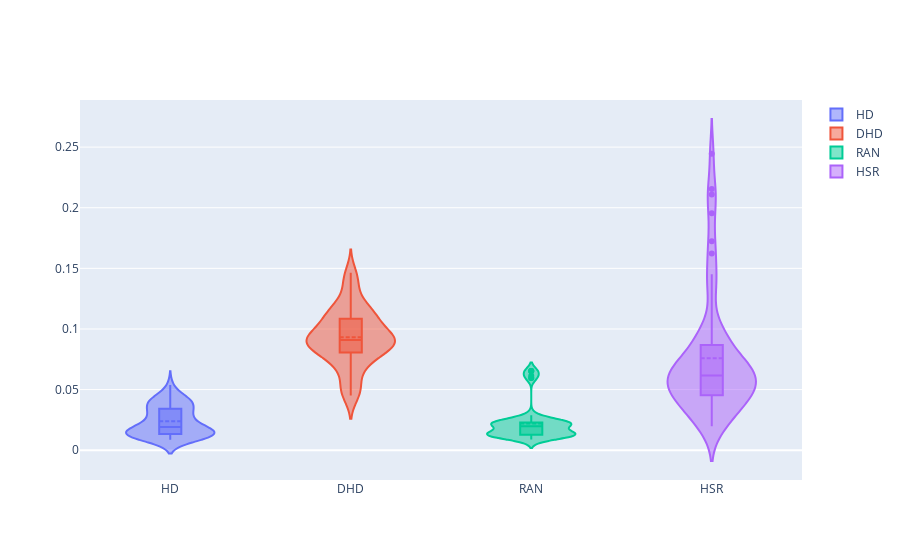

The cell this chart's notebook holds for it:
### Code cell
import plotly.graph_objects as go

import pandas as pd

#df = pd.read_csv("https://raw.githubusercontent.com/plotly/datasets/master/violin_data.csv")

fig = go.Figure()

#days = ['Thur', 'Fri', 'Sat', 'Sun']

for met in names:
    fig.add_trace(go.Violin(x=rnsbs['Algorithm'][rnsbs['Algorithm'] == met],
                            y=rnsbs['Value'][rnsbs['Algorithm'] == met],
                            name=met,
                            box_visible=True,
                            meanline_visible=True))

fig.show()

### Figure 1 — Plotly figure (JSON) as saved in the notebook; plotly's stock layout.template omitted (floating-point values rounded to 4 significant figures)
{"data": [{"box": {"visible": true}, "meanline": {"visible": true}, "name": "HD", "type": "violin", "x": ["HD", "HD", "HD", "HD", "HD", "HD", "HD", "HD", "HD", "HD", "HD", "HD", "HD", "HD", "HD", "HD", "HD", "HD", "HD", "HD", "HD", "HD", "HD", "HD", "HD", "HD", "HD", "HD", "HD", "HD", "HD", "HD", "HD", "HD", "HD", "HD", "HD", "HD", "HD", "HD", "HD", "HD", "HD", "HD", "HD", "HD", "HD", "HD", "HD", "HD", "HD", "HD", "HD", "HD", "HD", "HD", "HD", "HD", "HD", "HD"], "y": [0.01251, 0.03, 0.01137, 0.01076, 0.01417, 0.02027, 0.03279, 0.04488, 0.01712, 0.03846, 0.01337, 0.02774, 0.01163, 0.01011, 0.01588, 0.02063, 0.03374, 0.05382, 0.01867, 0.03938, 0.01351, 0.02732, 0.01216, 0.0107, 0.01468, 0.02279, 0.03145, 0.04374, 0.01889, 0.03959, 0.0135, 0.0254, 0.01476, 0.009928, 0.01274, 0.01746, 0.03556, 0.04695, 0.01773, 0.03989, 0.01356, 0.02852, 0.00951, 0.01135, 0.01566, 0.01951, 0.03469, 0.04081, 0.02639, 0.041, 0.01139, 0.03188, 0.01097, 0.008604, 0.01526, 0.02411, 0.03646, 0.04401, 0.01809, 0.03952]}, {"box": {"visible": true}, "meanline": {"visible": true}, "name": "DHD", "type": "violin", "x": ["DHD", "DHD", "DHD", "DHD", "DHD", "DHD", "DHD", "DHD", "DHD", "DHD", "DHD", "DHD", "DHD", "DHD", "DHD", "DHD", "DHD", "DHD", "DHD", "DHD", "DHD", "DHD", "DHD", "DHD", "DHD", "DHD", "DHD", "DHD", "DHD", "DHD", "DHD", "DHD", "DHD", "DHD", "DHD", "DHD", "DHD", "DHD", "DHD", "DHD", "DHD", "DHD", "DHD", "DHD", "DHD", "DHD", "DHD", "DHD", "DHD", "DHD", "DHD", "DHD", "DHD", "DHD", "DHD", "DHD", "DHD", "DHD", "DHD", "DHD"], "y": [0.08467, 0.1035, 0.07761, 0.05309, 0.094, 0.1036, 0.112, 0.1432, 0.07025, 0.07714, 0.08927, 0.113, 0.09324, 0.06828, 0.09209, 0.06549, 0.1167, 0.1377, 0.07593, 0.07929, 0.08572, 0.1046, 0.1044, 0.04651, 0.09014, 0.0934, 0.1145, 0.1214, 0.0814, 0.08976, 0.09013, 0.08933, 0.1106, 0.04512, 0.08286, 0.09211, 0.09642, 0.1249, 0.05788, 0.08699, 0.1076, 0.09364, 0.09074, 0.04987, 0.09433, 0.1247, 0.1143, 0.1463, 0.07327, 0.09102, 0.08732, 0.1091, 0.08908, 0.04738, 0.1037, 0.08765, 0.1117, 0.1395, 0.07963, 0.08906]}, {"box": {"visible": true}, "meanline": {"visible": true}, "name": "RAN", "type": "violin", "x": ["RAN", "RAN", "RAN", "RAN", "RAN", "RAN", "RAN", "RAN", "RAN", "RAN", "RAN", "RAN", "RAN", "RAN", "RAN", "RAN", "RAN", "RAN", "RAN", "RAN", "RAN", "RAN", "RAN", "RAN", "RAN", "RAN", "RAN", "RAN", "RAN", "RAN", "RAN", "RAN", "RAN", "RAN", "RAN", "RAN", "RAN", "RAN", "RAN", "RAN", "RAN", "RAN", "RAN", "RAN", "RAN", "RAN", "RAN", "RAN", "RAN", "RAN", "RAN", "RAN", "RAN", "RAN", "RAN", "RAN", "RAN", "RAN", "RAN", "RAN"], "y": [0.06541, 0.01295, 0.01591, 0.01236, 0.02273, 0.01282, 0.02082, 0.02401, 0.01394, 0.02254, 0.06541, 0.01327, 0.01863, 0.01236, 0.02891, 0.0126, 0.02268, 0.02281, 0.01197, 0.02107, 0.06136, 0.01347, 0.01863, 0.009352, 0.02785, 0.01222, 0.0207, 0.02354, 0.01426, 0.02437, 0.05953, 0.01347, 0.01504, 0.008932, 0.02338, 0.01136, 0.02082, 0.02494, 0.01138, 0.02107, 0.05953, 0.01289, 0.0171, 0.01126, 0.02308, 0.0126, 0.02268, 0.02281, 0.01138, 0.02107, 0.06531, 0.01295, 0.01591, 0.01277, 0.02308, 0.01282, 0.02169, 0.02257, 0.01138, 0.02107]}, {"box": {"visible": true}, "meanline": {"visible": true}, "name": "HSR", "type": "violin", "x": ["HSR", "HSR", "HSR", "HSR", "HSR", "HSR", "HSR", "HSR", "HSR", "HSR", "HSR", "HSR", "HSR", "HSR", "HSR", "HSR", "HSR", "HSR", "HSR", "HSR", "HSR", "HSR", "HSR", "HSR", "HSR", "HSR", "HSR", "HSR", "HSR", "HSR", "HSR", "HSR", "HSR", "HSR", "HSR", "HSR", "HSR", "HSR", "HSR", "HSR", "HSR", "HSR", "HSR", "HSR", "HSR", "HSR", "HSR", "HSR", "HSR", "HSR", "HSR", "HSR", "HSR", "HSR", "HSR", "HSR", "HSR", "HSR", "HSR", "HSR"], "y": [0.04624, 0.06607, 0.03523, 0.0217, 0.0408, 0.06007, 0.05822, 0.0656, 0.09393, 0.05881, 0.04913, 0.07013, 0.03209, 0.0217, 0.0487, 0.09164, 0.05203, 0.06154, 0.0779, 0.06651, 0.1275, 0.1723, 0.03128, 0.02347, 0.04254, 0.04851, 0.06001, 0.2109, 0.08177, 0.09773, 0.1451, 0.07358, 0.04609, 0.1622, 0.1953, 0.07411, 0.14, 0.2445, 0.0929, 0.2155, 0.05367, 0.0985, 0.03883, 0.02433, 0.04357, 0.04053, 0.06076, 0.06587, 0.07709, 0.06483, 0.06189, 0.06193, 0.0428, 0.01976, 0.04453, 0.05686, 0.05057, 0.07418, 0.09296, 0.06802]}], "layout": {}}
